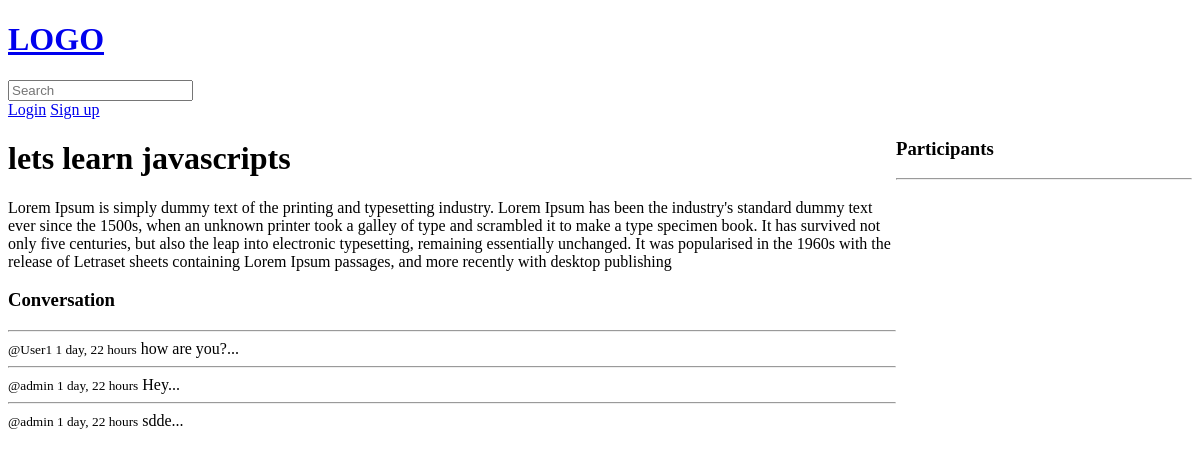
Before: /room/1/ with the older database file.
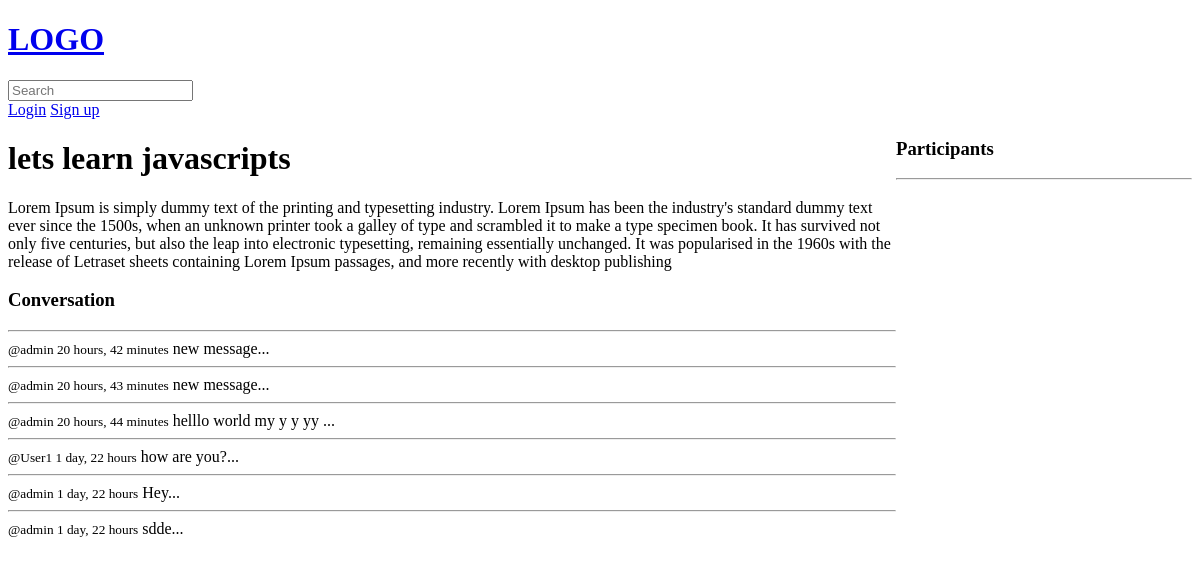
After: the same page with the newer database file.
### base/models.py (models this page shows)
class Message(models.Model):
    user = models.ForeignKey(User,on_delete=models.CASCADE)
    room = models.ForeignKey(Room,on_delete=models.CASCADE)
    body = models.TextField()
    updated = models.DateTimeField(auto_now=True)
    created = models.DateTimeField(auto_now_add=True)
    def __str__(self):
        return self.body[:50] + '...'
    class Meta:
        ordering = ['-updated','-created']

### base/views.py (the view, shortened to what this page needs)
# urls.py: path('room/<str:pk>/',room, name='room'),
def room(request,pk):
    room = Room.objects.get(id=pk)
    messages = room.message_set.all().order_by('-created')
    participants = room.participants.all()
    context = {
        'room':room,
        'messages':messages,
        'participants':participants,
    }
    return render(request,'room.html',context)

### base/templates/base/room.html (shortened to what this page needs)
{% extends 'main.html' %}
{% block content%}
<div class="room-container">
    <div>
<h1>{{ room.name }}</h1>
<p>{{room.description}}</p>
<div class="comment-wrapper">
    <h3>Conversation</h3>
    {% for message in messages %}
    <hr>
           <div>
               <small> @{{message.user}} {{message.created|timesince}}</small>
               {{message}} <br>
           </div>
    {% endfor %}
</div>
<br><br>
    </div>
    <div>
        <h3>Participants</h3>
        <hr>
    </div>
</div>
{% endblock %}

Changed rows visible on the page:
added Message: user "admin", created "20 hours, 42 minutes", body "new message..."
added Message: user "admin", created "20 hours, 43 minutes", body "new message..."
added Message: user "admin", created "20 hours, 44 minutes", body "helllo world my y y yy ..."
